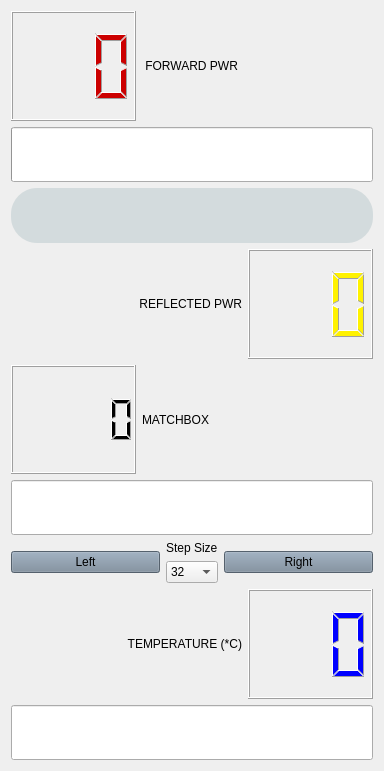
     <widget class="QWidget" name="layoutWidget">
      <property name="geometry">
       <rect>
        <x>530</x>
        <y>30</y>
        <width>384</width>
        <height>771</height>
       </rect>
      </property>
      <layout class="QHBoxLayout" name="Power_Layout_2">
       <property name="spacing">
        <number>6</number>
       </property>
       <item>
        <layout class="QVBoxLayout" name="verticalLayout_18">
         <item>
          <layout class="QHBoxLayout" name="horizontalLayout_18">
           <item>
            <widget class="QLCDNumber" name="RF_Actual_LCD">
             <property name="sizePolicy">
              <sizepolicy hsizetype="Maximum" vsizetype="Preferred">
               <horstretch>0</horstretch>
               <verstretch>0</verstretch>
              </sizepolicy>
             </property>
             <property name="minimumSize">
              <size>
               <width>125</width>
               <height>75</height>
              </size>
             </property>
             <property name="styleSheet">
              <string notr="true">color: rgb(204, 0, 0);</string>
             </property>
             <property name="frameShape">
              <enum>QFrame::Box</enum>
             </property>
             <property name="frameShadow">
              <enum>QFrame::Raised</enum>
             </property>
             <property name="digitCount">
              <number>3</number>
             </property>
             <property name="value" stdset="0">
              <double>0.000000000000000</double>
             </property>
             <property name="intValue" stdset="0">
              <number>0</number>
             </property>
            </widget>
           </item>
           <item>
            <widget class="QLabel" name="RFfor_label_2">
             <property name="styleSheet">
              <string notr="true">font: 14pt &quot;Ubuntu&quot;;</string>
             </property>
             <property name="text">
              <string> FORWARD PWR</string>
             </property>
             <property name="alignment">
              <set>Qt::AlignLeading|Qt::AlignLeft|Qt::AlignVCenter</set>
             </property>
            </widget>
           </item>
          </layout>
         </item>
         <item>
          <widget class="QProgressBar" name="RF_bar">
           <property name="sizePolicy">
            <sizepolicy hsizetype="Expanding" vsizetype="Fixed">
             <horstretch>0</horstretch>
             <verstretch>0</verstretch>
            </sizepolicy>
           </property>
           <property name="minimumSize">
            <size>
             <width>0</width>
             <height>55</height>
            </size>
           </property>
           <property name="font">
            <font>
             <family>Century Gothic</family>
             <stylestrategy>PreferDefault</stylestrategy>
            </font>
           </property>
           <property name="maximum">
            <number>200</number>
           </property>
           <property name="value">
            <number>0</number>
           </property>
           <property name="textVisible">
            <bool>false</bool>
           </property>
           <property name="orientation">
            <enum>Qt::Horizontal</enum>
           </property>
          </widget>
         </item>
         <item>
          <widget class="QProgressBar" name="RefRF_bar">
           <property name="sizePolicy">
            <sizepolicy hsizetype="Preferred" vsizetype="Fixed">
             <horstretch>0</horstretch>
             <verstretch>0</verstretch>
            </sizepolicy>
           </property>
           <property name="minimumSize">
            <size>
             <width>0</width>
             <height>55</height>
            </size>
           </property>
           <property name="styleSheet">
            <string notr="true">QProgressBar 
{		
	border-radius: 26px;
	background-color: #d3dbdd;
}

QProgressBar::Chunk
{
    border-radius: 26px;
	background-color:  rgb(255, 242, 0);
}
</string>
           </property>
           <property name="maximum">
            <number>30</number>
           </property>
           <property name="value">
            <number>0</number>
           </property>
           <property name="textVisible">
            <bool>false</bool>
           </property>
           <property name="orientation">
            <enum>Qt::Horizontal</enum>
           </property>
           <property name="invertedAppearance">
            <bool>true</bool>
           </property>
          </widget>
         </item>
         <item>
          <layout class="QHBoxLayout" name="horizontalLayout_20">
           <item>
            <widget class="QLabel" name="ref_label_3">
             <property name="styleSheet">
              <string notr="true">font: 14pt &quot;Ubuntu&quot;;</string>
             </property>
             <property name="text">
              <string>REFLECTED PWR</string>
             </property>
             <property name="alignment">
              <set>Qt::AlignRight|Qt::AlignTrailing|Qt::AlignVCenter</set>
             </property>
            </widget>
           </item>
           <item>
            <widget class="QLCDNumber" name="RefRF_Actual_LCD">
             <property name="sizePolicy">
              <sizepolicy hsizetype="Maximum" vsizetype="Preferred">
               <horstretch>0</horstretch>
               <verstretch>0</verstretch>
              </sizepolicy>
             </property>
             <property name="minimumSize">
              <size>
               <width>125</width>
               <height>75</height>
              </size>
             </property>
             <property name="styleSheet">
              <string notr="true">color:  rgb(255, 242, 0);
</string>
             </property>
             <property name="frameShape">
              <enum>QFrame::Box</enum>
             </property>
             <property name="frameShadow">
              <enum>QFrame::Raised</enum>
             </property>
             <property name="digitCount">
              <number>3</number>
             </property>
             <property name="intValue" stdset="0">
              <number>0</number>
             </property>
            </widget>
           </item>
          </layout>
         </item>
         <item>
          <layout class="QHBoxLayout" name="horizontalLayout_19">
           <item>
            <widget class="QLCDNumber" name="MB_Actual_LCD">
             <property name="sizePolicy">
              <sizepolicy hsizetype="Maximum" vsizetype="Preferred">
               <horstretch>0</horstretch>
               <verstretch>0</verstretch>
              </sizepolicy>
             </property>
             <property name="minimumSize">
              <size>
               <width>125</width>
               <height>75</height>
              </size>
             </property>
             <property name="styleSheet">
              <string notr="true">color: black;</string>
             </property>
             <property name="frameShape">
              <enum>QFrame::Box</enum>
             </property>
             <property name="frameShadow">
              <enum>QFrame::Raised</enum>
             </property>
             <property name="digitCount">
              <number>5</number>
             </property>
             <property name="intValue" stdset="0">
              <number>0</number>
             </property>
            </widget>
           </item>
           <item>
            <widget class="QLabel" name="MBfor_label_3">
             <property name="styleSheet">
              <string notr="true">font: 14pt &quot;Ubuntu&quot;;</string>
             </property>
             <property name="text">
              <string>MATCHBOX</string>
             </property>
             <property name="alignment">
              <set>Qt::AlignLeading|Qt::AlignLeft|Qt::AlignVCenter</set>
             </property>
            </widget>
           </item>
          </layout>
         </item>
         <item>
          <widget class="QProgressBar" name="MB_Pos_Bar">
           <property name="sizePolicy">
            <sizepolicy hsizetype="Preferred" vsizetype="Fixed">
             <horstretch>0</horstretch>
             <verstretch>0</verstretch>
            </sizepolicy>
           </property>
           <property name="minimumSize">
            <size>
             <width>0</width>
             <height>55</height>
            </size>
           </property>
           <property name="styleSheet">
            <string notr="true">QProgressBar::Chunk {
background-color: black;
}</string>
           </property>
           <property name="value">
            <number>0</number>
           </property>
           <property name="textVisible">
            <bool>false</bool>
           </property>
           <property name="orientation">
            <enum>Qt::Horizontal</enum>
           </property>
          </widget>
         </item>
         <item>
          <layout class="QHBoxLayout" name="horizontalLayout_13">
           <item>
            <widget class="QPushButton" name="MB_Left_Button">
             <property name="sizePolicy">
              <sizepolicy hsizetype="MinimumExpanding" vsizetype="Maximum">
               <horstretch>0</horstretch>
               <verstretch>0</verstretch>
              </sizepolicy>
             </property>
             <property name="layoutDirection">
              <enum>Qt::LeftToRight</enum>
             </property>
             <property name="styleSheet">
              <string notr="true">QPushButton {
background-color: rgb(119, 136, 153);
font: 18pt &quot;Ubuntu Bold&quot;;
}</string>
             </property>
             <property name="text">
              <string>Left</string>
             </property>
             <property name="iconSize">
              <size>
               <width>128</width>
               <height>64</height>
              </size>
             </property>
             <property name="checkable">
              <bool>false</bool>
             </property>
            </widget>
           </item>
           <item>
            <layout class="QVBoxLayout" name="verticalLayout_15">
             <item>
              <widget class="QLabel" name="stepLabel">
               <property name="sizePolicy">
                <sizepolicy hsizetype="Preferred" vsizetype="Fixed">
                 <horstretch>0</horstretch>
                 <verstretch>0</verstretch>
                </sizepolicy>
               </property>
               <property name="text">
                <string>Step Size</string>
               </property>
              </widget>
             </item>
             <item>
              <widget class="QComboBox" name="stepSizeBox">
               <item>
                <property name="text">
                 <string>32</string>
                </property>
               </item>
               <item>
                <property name="text">
                 <string>64</string>
                </property>
               </item>
               <item>
                <property name="text">
                 <string>128</string>
                </property>
               </item>
              </widget>
             </item>
            </layout>
           </item>
           <item>
            <widget class="QPushButton" name="MB_Right_Button">
             <property name="sizePolicy">
              <sizepolicy hsizetype="MinimumExpanding" vsizetype="Maximum">
               <horstretch>0</horstretch>
               <verstretch>0</verstretch>
              </sizepolicy>
             </property>
             <property name="layoutDirection">
              <enum>Qt::LeftToRight</enum>
             </property>
             <property name="styleSheet">
              <string notr="true">QPushButton {
background-color: rgb(119, 136, 153);
font: 18pt &quot;Ubuntu Bold&quot;;
}</string>
             </property>
             <property name="text">
              <string>Right</string>
             </property>
             <property name="iconSize">
              <size>
               <width>128</width>
               <height>64</height>
              </size>
             </property>
             <property name="checkable">
              <bool>false</bool>
             </property>
            </widget>
           </item>
          </layout>
         </item>
         <item>
          <layout class="QHBoxLayout" name="horizontalLayout_22">
           <item>
            <widget class="QLabel" name="ref_label_4">
             <property name="styleSheet">
              <string notr="true">font: 14pt &quot;Ubuntu&quot;;</string>
             </property>
             <property name="text">
              <string>TEMPERATURE (*C)</string>
             </property>
             <property name="alignment">
              <set>Qt::AlignRight|Qt::AlignTrailing|Qt::AlignVCenter</set>
             </property>
            </widget>
           </item>
           <item>
            <widget class="QLCDNumber" name="temp_LCD">
             <property name="sizePolicy">
              <sizepolicy hsizetype="Maximum" vsizetype="Preferred">
               <horstretch>0</horstretch>
               <verstretch>0</verstretch>
              </sizepolicy>
             </property>
             <property name="minimumSize">
              <size>
               <width>125</width>
               <height>75</height>
              </size>
             </property>
             <property name="styleSheet">
              <string notr="true">color: blue;</string>
             </property>
             <property name="frameShape">
              <enum>QFrame::Box</enum>
             </property>
             <property name="frameShadow">
              <enum>QFrame::Raised</enum>
             </property>
             <property name="digitCount">
              <number>3</number>
             </property>
             <property name="intValue" stdset="0">
              <number>0</number>
             </property>
            </widget>
           </item>
          </layout>
         </item>
         <item>
          <widget class="QProgressBar" name="Temp_bar">
           <property name="sizePolicy">
            <sizepolicy hsizetype="Preferred" vsizetype="Fixed">
             <horstretch>0</horstretch>
             <verstretch>0</verstretch>
            </sizepolicy>
           </property>
           <property name="minimumSize">
            <size>
             <width>0</width>
             <height>55</height>
            </size>
           </property>
           <property name="styleSheet">
            <string notr="true">QProgressBar::Chunk {
background-color: blue;
}</string>
           </property>
           <property name="maximum">
            <number>150</number>
           </property>
           <property name="value">
            <number>0</number>
           </property>
           <property name="textVisible">
            <bool>false</bool>
           </property>
           <property name="orientation">
            <enum>Qt::Horizontal</enum>
           </property>
          </widget>
         </item>
        </layout>
       </item>
      </layout>
     </widget>
